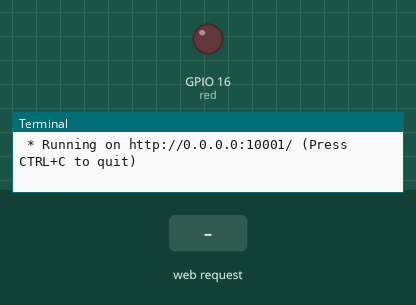
Recording of a program running on a simulated Raspberry Pi (BCM pin numbers). Shown: output pins drawn as LEDs (lit = HIGH), the last lines printed to the terminal. The test bench sets the inputs (shaded band). The clock reads 2024-03-15 10:24:30 at power-on unless the program sets it.

Above: at 1.2 s.
1.3 s: HTTP request for /led/off received
At 2.5 s:
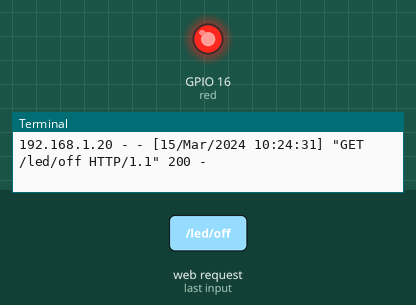
2.8 s: HTTP request for /led/on received
At 3.9 s:
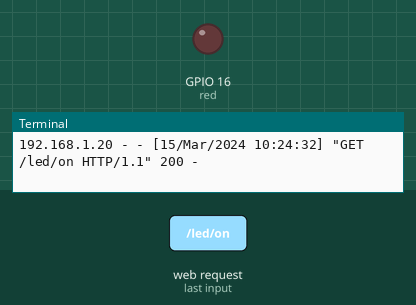
Timing chart, 0 to 5.8 s (numbered marks = the images above; inputs shaded):
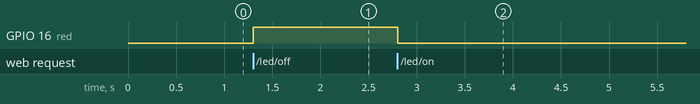

The program:

flask03.py
```python
# URL접속을 /led/on, /led/off로 접속하면 led를 on,off하는 웹페이지

from flask import Flask
import RPi.GPIO as GPIO

red = 16

GPIO.setmode(GPIO.BCM)
GPIO.setup(red,GPIO.OUT)
app=Flask(__name__)

@app.route("/led/on")
def on():
	GPIO.output(red,False)
	return "LED on"

@app.route("/led/off")
def off():
	GPIO.output(red,True)
	return "LED off"

if __name__ == "__main__":
	app.run(host="0.0.0.0",port="10001",debug=True)
```

Measured:
- after the input at 1.3 s, GPIO 16 (red): LOW → HIGH at once
- after the input at 2.8 s, GPIO 16 (red): HIGH → LOW at once
